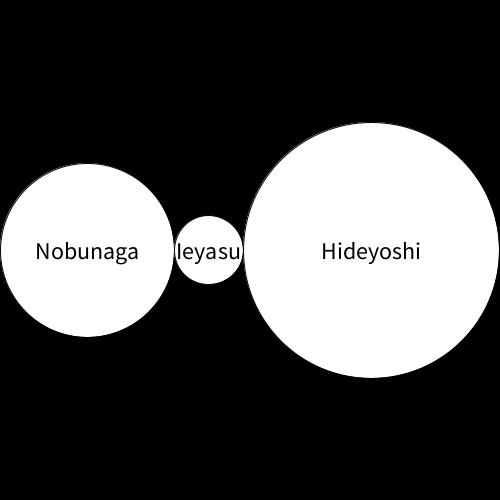
Frame 1 (no input)
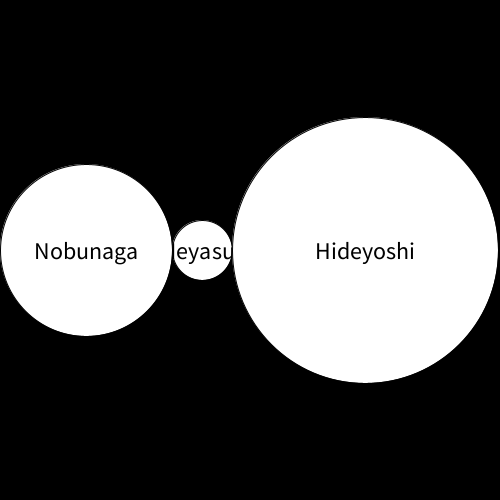
Frame 60 (the mouse pressed at the canvas centre just before this capture)
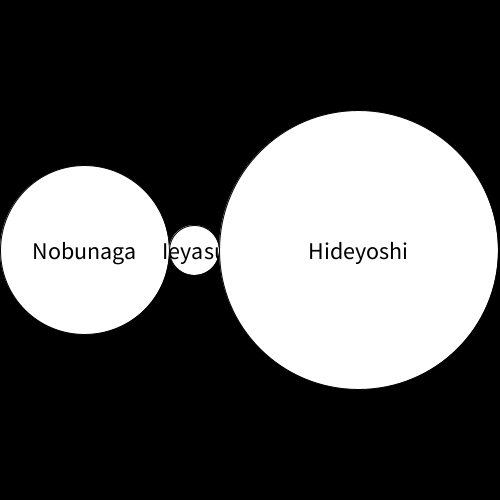
Frame 120 (the mouse held since frame 60 and released just before this capture)

The Processing sketch that drew these frames (run headless with seeded random() and noise(); from frame 60 on, the mouse is pressed at the canvas centre):

// Processing sketch: Bushos
// ── Bushos.pde
class Busho {
  String name;
  int income;
  Busho(String name) {
    this.name = name;
    income = (int)random(10, 1000000);
  }
  void print() {
    println("name: " + name + "; income = " + income);
  }
  void update() {
    int d = (int)random(-10000, 10000);
    if (100 < income + d) {
      income += d;
    }
  }
}

Busho[] bushos = new Busho[3];

void setup() {
  bushos[0] = new Busho("Nobunaga");
  bushos[1] = new Busho("Ieyasu");
  bushos[2] = new Busho("Hideyoshi");
  for (Busho b : bushos) {
    b.print();
  }
  size(500, 500);
  ellipseMode(CORNER);
  textAlign(CENTER, CENTER);
  textSize(24);
}

void draw() {
  background(0);
  int total = 0;
  for (Busho b : bushos) {
    total += b.income;
  }
  int x = 0;
  for (Busho b : bushos) {
    float r = width*b.income/total;
    fill(255);
    ellipse(x, 250 - r/2, r, r);
    fill(0);
    text(b.name, x + r/2, 250);
    x += r;
    b.update();
  }
}
